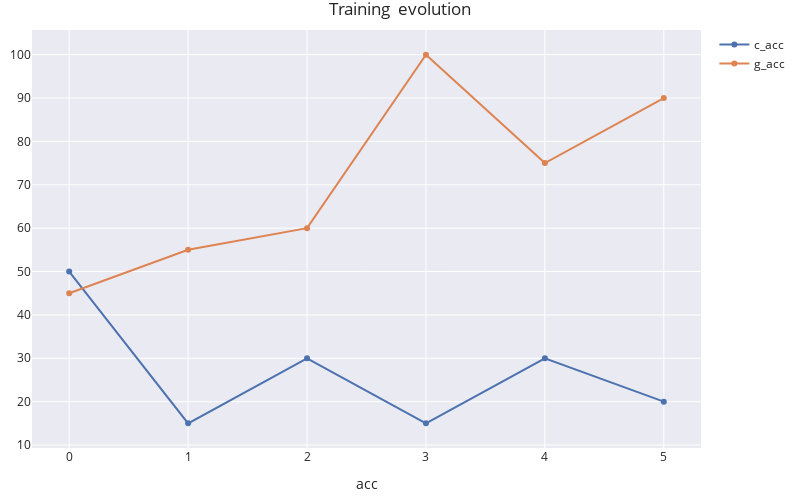

Write notebook code for a chart like this one.
### Code cell
plot_history(wgan_history, name=['c_acc', 'g_acc']).update_xaxes(title_text='acc')

### Figure 1 — Plotly figure (JSON) as saved in the notebook; plotly's stock layout.template omitted (floating-point values rounded to 4 significant figures)
{"data": [{"name": "c_acc", "type": "scatter", "y": [50, 15.0, 30.0, 15.0, 30.0, 20]}, {"name": "g_acc", "type": "scatter", "y": [45, 55, 60.0, 100, 75, 90]}], "layout": {"height": 500, "margin": {"b": 10, "l": 30, "r": 10, "t": 30}, "title": {"text": "Training  evolution"}, "width": 800, "xaxis": {"title": {"text": "acc"}}}}
